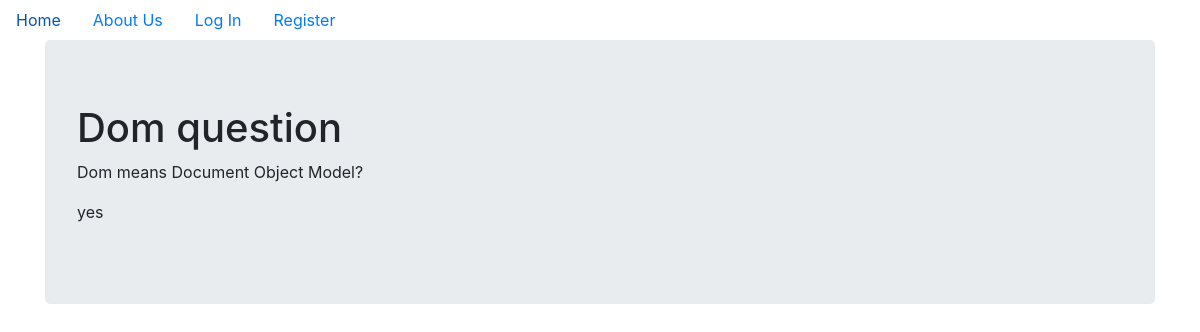
/1, run on an earlier commit of the app's database.
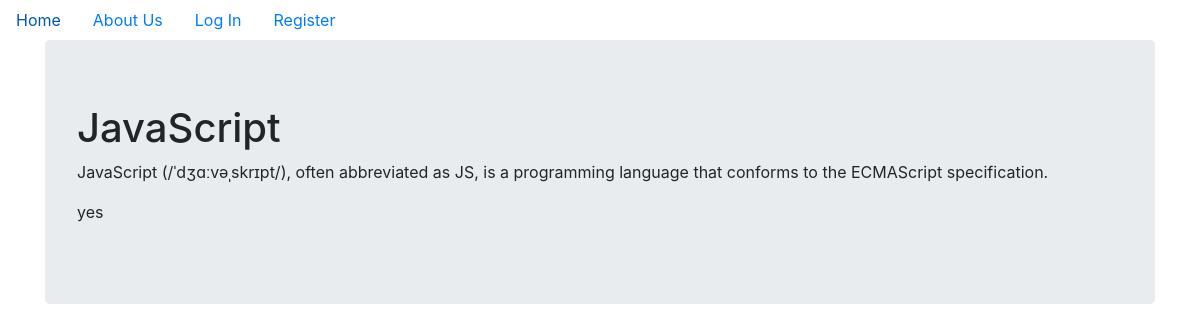
And on a later commit of the database.
### OnlineAssessment/models.py (models this page shows, shortened)
class Question(db.Model):
    __tablename__ = 'questions'
    id = db.Column(db.Integer, primary_key=True)
    title = db.Column(db.String(140), nullable=False)
    content = db.Column(db.String(140), nullable=False)
    answers = db.relationship('Answer', backref='question', lazy=True)
    correct_answer = db.Column(db.String(140), nullable=False)

### OnlineAssessment/users/views.py (the view)
@users.route("/<username>")
def user_answers(username):
    page = request.args.get('page', 1, type=int)
    user = User.query.filter_by(username=username).first_or_404()
    answers = Answer.query.filter_by(author=user).order_by(
        Answer.date.desc()).paginate(page=page, per_page=5)
    return render_template('user_answers.html', answers=answers, user=user)

### OnlineAssessment/questions/views.py (called while the page is built)
@questions.route('/<int:question_id>')
def question(question_id):
    question = Question.query.get_or_404(question_id)
    return render_template('question.html', question=question)

### OnlineAssessment/templates/question.html
{% extends "base.html" %}
{% block content %}
<div class="jumbotron">
  <h1>{{ question.title }}</h1>
  <p>{{question.content}}</p>
  <p>{{question.correct_answer}}</p>
</div>
{% endblock content %}

What changed in the data, as far as the page shows it:
changed Question "yes": title "Dom question" → "JavaScript"; content "Dom means Document Object Model?" → "JavaScript (/ˈdʒɑːvəˌskrɪpt/), often abbreviated as JS, is a programming language that conforms to the ECMAScript specification."
